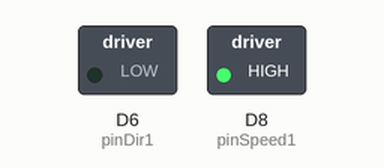
Recording of a sketch running on a simulated ESP8266 (NodeMCU). On the bench: switched loads named in the sketch (green lamp = pin HIGH).

Above: at 0.05 s.
At 2.95 s:
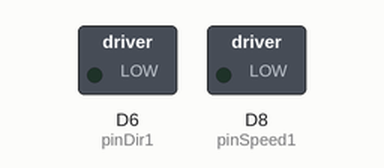
At 4.45 s:
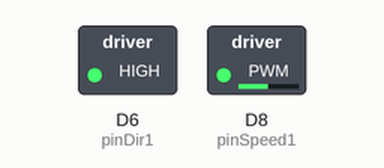
At 5.95 s:
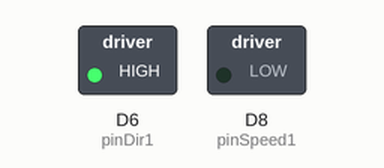
Timing chart, 0 to 7.8 s (numbered marks = the images above):
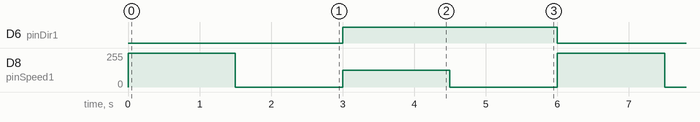

The sketch:

motor_tester.ino
```cpp
// pins motorshield
int pinDir1 = D6; // 8
int pinSpeed1 = D8; // 10

/*
int pinDir1 = D5; // 8
int pinSpeed1 = D7; // 10*/

void setup() {

  // init serial
  Serial.begin(115200);

  // pin modes
  pinMode(pinDir1, OUTPUT);
  pinMode(pinSpeed1, OUTPUT);

}


void loop() {

  // test motor

  // direction
  digitalWrite(pinDir1, LOW);

  analogWrite(pinSpeed1, 1023);
  delay(1500);
  analogWrite(pinSpeed1, 0);
  delay(1500);


  digitalWrite(pinDir1, HIGH);

  analogWrite(pinSpeed1, 500);
  delay(1500);
  analogWrite(pinSpeed1, 0);
  delay(1500);


}
```

Measured:
- by itself, D6 (pinDir1): alternates HIGH for 3.0 s and LOW for 3.0 s
- by itself, D8 (pinSpeed1): repeats every 6.0 s: 0/255 1.5 s, 124/255 1.5 s, 0/255 1.5 s, 255/255 1.5 s
